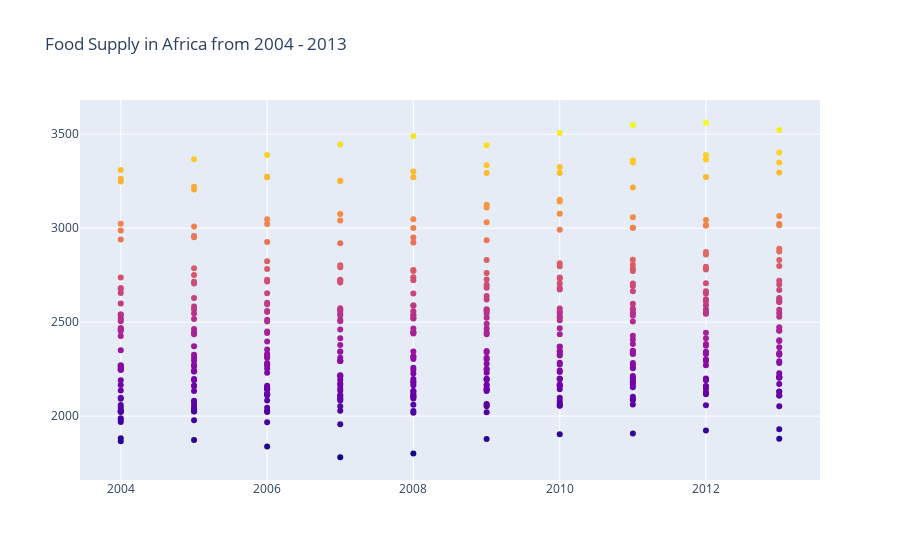

Notebook code cell kept with this figure:
### Markdown cell above
Data labes on hover using the Supply df

### Code cell
data1 = supply
fig = go.Figure(data=go.Scatter(x=supply["Year"],
                               y=supply["Value"],
                               mode ='markers',
                               marker_color=supply["Value"],
                               text=supply["Country"]))
fig.update_layout(title="Food Supply in Africa from 2004 - 2013")
fig.show()

### Figure 1 — Plotly figure (JSON) as saved in the notebook; plotly's stock layout.template omitted (floating-point values rounded to 4 significant figures; data arrays with more than 128 entries replaced by an {"elided": "..."} marker saying what was removed)
{"data": [{"marker": {"color": {"elided": "450 int values"}}, "mode": "markers", "text": {"elided": "450 str values"}, "type": "scatter", "x": {"elided": "450 str values"}, "y": {"elided": "450 int values"}}], "layout": {"title": {"text": "Food Supply in Africa from 2004 - 2013"}}}
